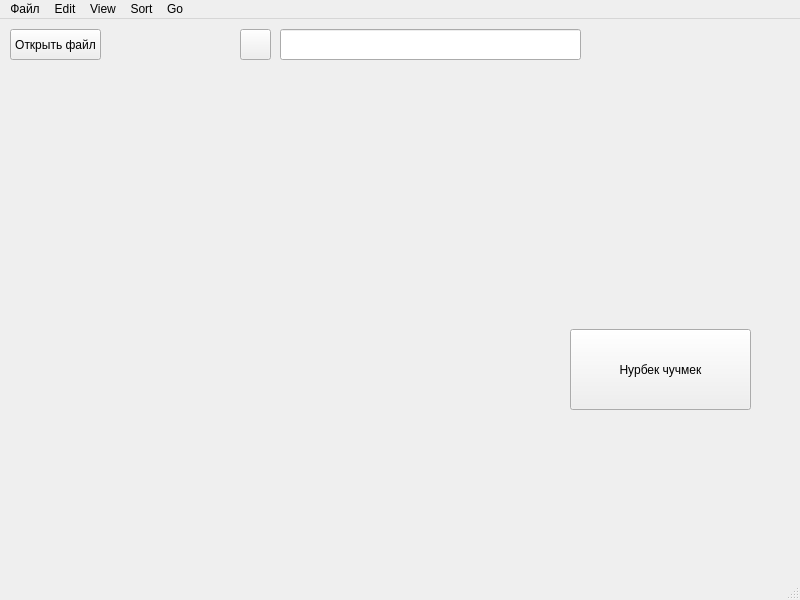
<?xml version="1.0" encoding="UTF-8"?>
<ui version="4.0">
 <class>MainWindow</class>
 <widget class="QMainWindow" name="MainWindow">
  <property name="geometry">
   <rect>
    <x>0</x>
    <y>0</y>
    <width>800</width>
    <height>600</height>
   </rect>
  </property>
  <property name="windowTitle">
   <string>MainWindow</string>
  </property>
  <widget class="QWidget" name="centralwidget">
   <widget class="QPushButton" name="pushButton">
    <property name="geometry">
     <rect>
      <x>10</x>
      <y>10</y>
      <width>91</width>
      <height>31</height>
     </rect>
    </property>
    <property name="text">
     <string>Открыть файл</string>
    </property>
   </widget>
   <widget class="QPushButton" name="pushButton_2">
    <property name="geometry">
     <rect>
      <x>570</x>
      <y>310</y>
      <width>181</width>
      <height>81</height>
     </rect>
    </property>
    <property name="text">
     <string>Нурбек чучмек</string>
    </property>
   </widget>
   <widget class="QLineEdit" name="path_field">
    <property name="geometry">
     <rect>
      <x>280</x>
      <y>10</y>
      <width>301</width>
      <height>31</height>
     </rect>
    </property>
    <property name="text">
     <string/>
    </property>
   </widget>
   <widget class="QPushButton" name="up_dir">
    <property name="geometry">
     <rect>
      <x>240</x>
      <y>10</y>
      <width>31</width>
      <height>31</height>
     </rect>
    </property>
    <property name="text">
     <string/>
    </property>
    <property name="icon">
     <iconset>
      <normaloff>up.png</normaloff>up.png</iconset>
    </property>
   </widget>
  </widget>
  <widget class="QStatusBar" name="statusbar"/>
  <widget class="QMenuBar" name="menubar">
   <property name="geometry">
    <rect>
     <x>0</x>
     <y>0</y>
     <width>800</width>
     <height>21</height>
    </rect>
   </property>
   <widget class="QMenu" name="menu">
    <property name="title">
     <string>Файл</string>
    </property>
   </widget>
   <widget class="QMenu" name="menuEdit">
    <property name="title">
     <string>Edit</string>
    </property>
   </widget>
   <widget class="QMenu" name="menuView">
    <property name="title">
     <string>View</string>
    </property>
   </widget>
   <widget class="QMenu" name="menuSort">
    <property name="title">
     <string>Sort</string>
    </property>
   </widget>
   <widget class="QMenu" name="menuGo">
    <property name="title">
     <string>Go</string>
    </property>
   </widget>
   <addaction name="menu"/>
   <addaction name="menuEdit"/>
   <addaction name="menuView"/>
   <addaction name="menuSort"/>
   <addaction name="menuGo"/>
  </widget>
 </widget>
 <resources/>
 <connections/>
</ui>
